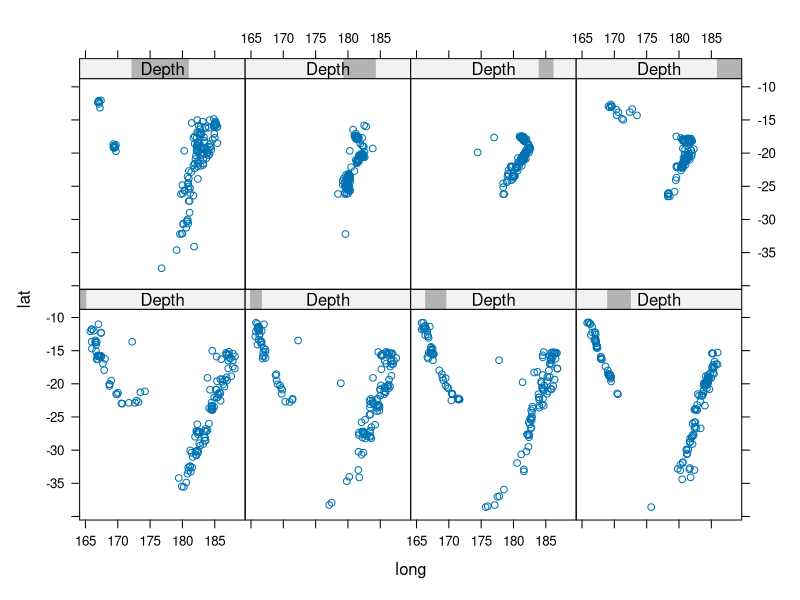
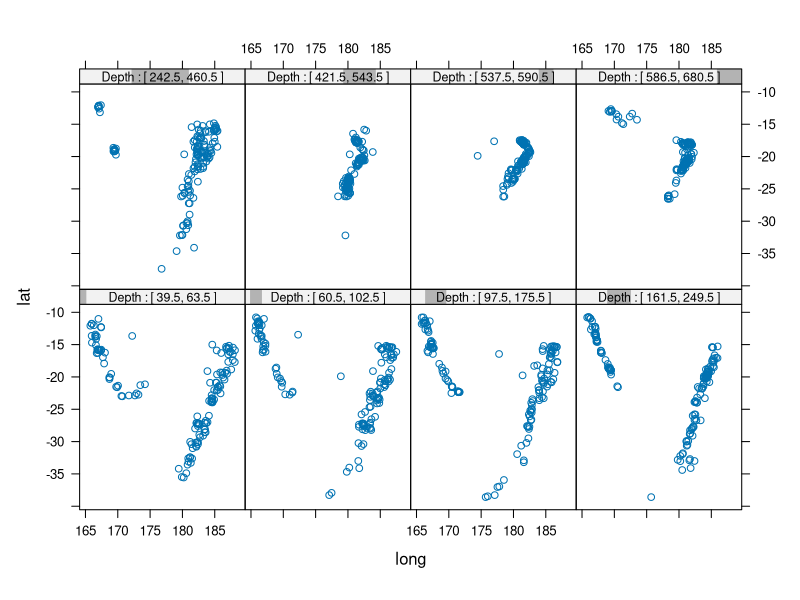
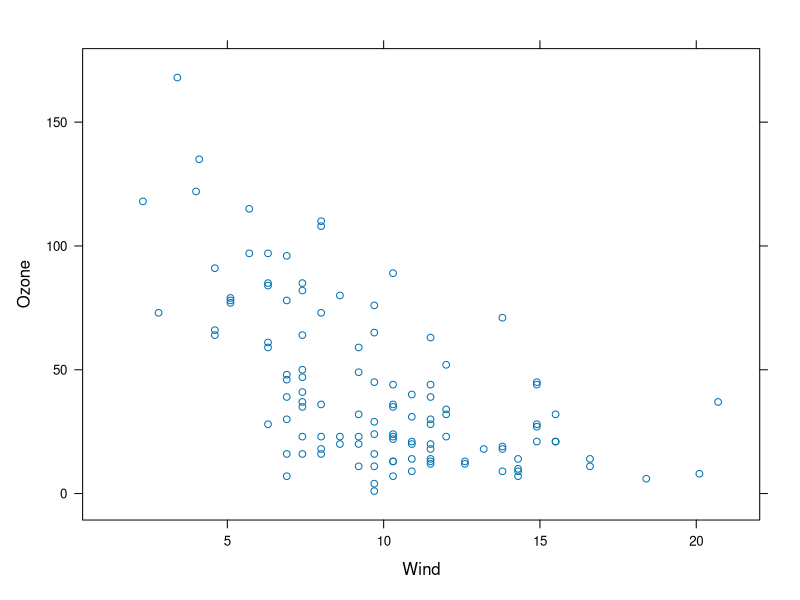
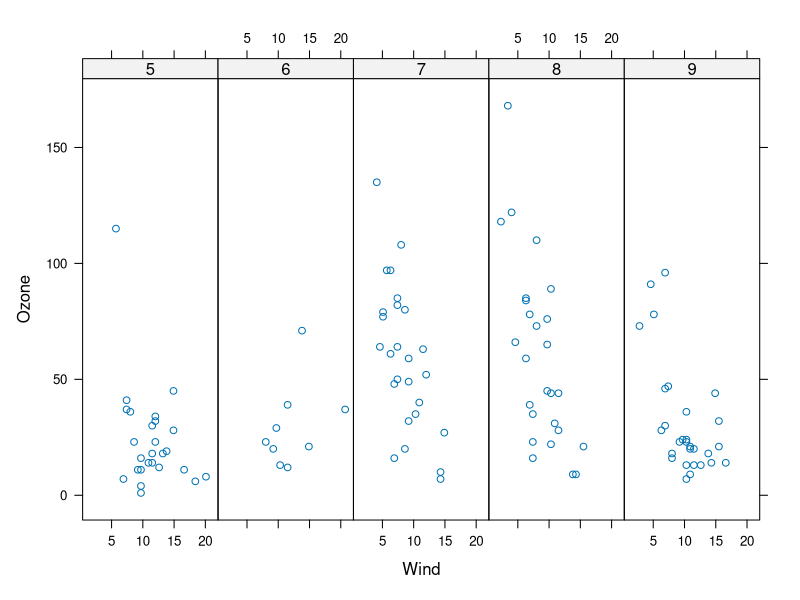
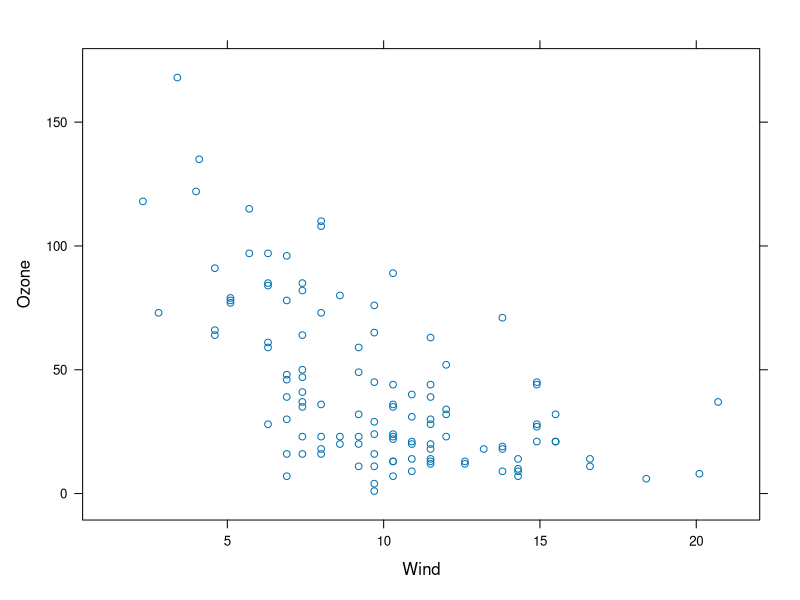
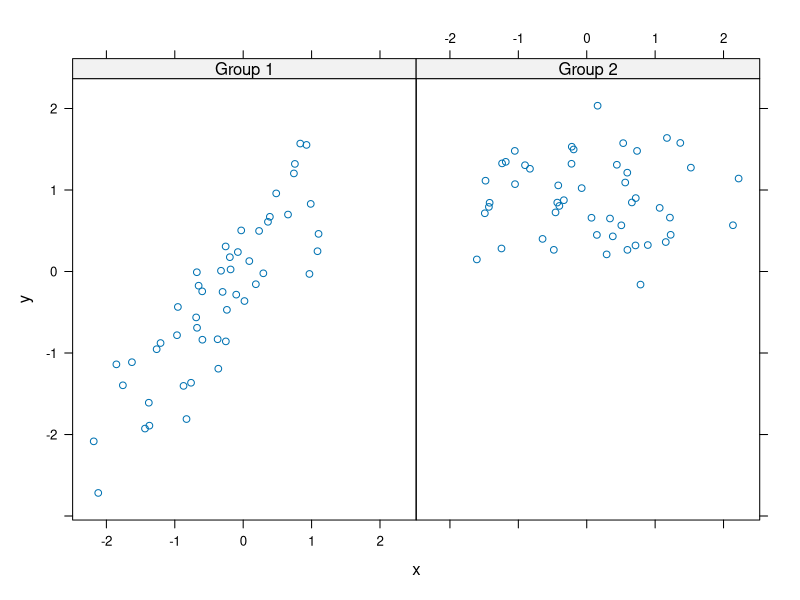
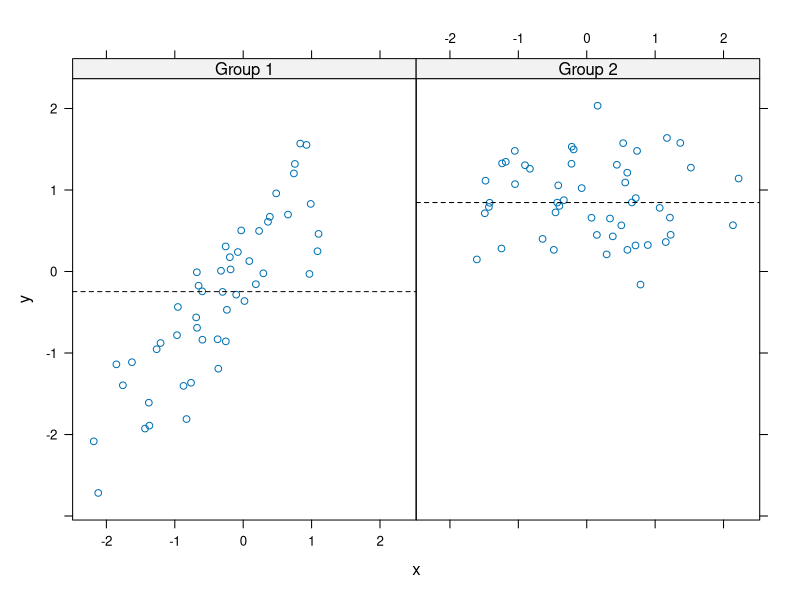
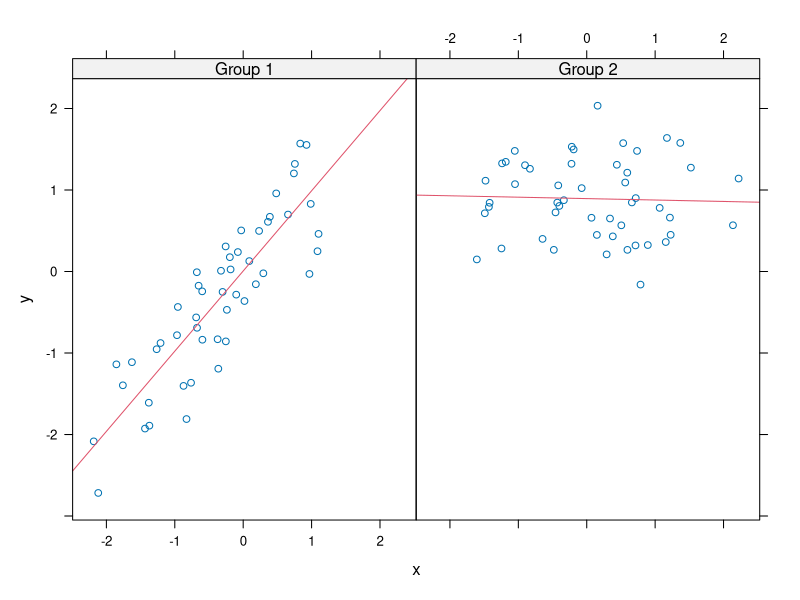

Write the R code that produced these figures, in order.

library(lattice)
?xyplot

require(stats)

## Tonga Trench Earthquakes

Depth <- equal.count(quakes$depth, number=8, overlap=.1)
xyplot(lat ~ long | Depth, data = quakes)
update(trellis.last.object(),
       strip = strip.custom(strip.names = TRUE, strip.levels = TRUE),
       par.strip.text = list(cex = 0.75),
       aspect = "iso")
       
library(datasets)
## Simple scatterplot
xyplot(Ozone ~ Wind, data = airquality)

## Convert 'Month' to a factor variable
airquality <- transform(airquality, Month = factor(Month))
xyplot(Ozone ~ Wind | Month, data = airquality, layout = c(5, 1))

##lattice works by making an object and autoprinting
p <- xyplot(Ozone ~ Wind, data = airquality)  ## Nothing happens!
print(p)  ## Plot appears

##lattive panel functionality
set.seed(10)
x <- rnorm(100)
f <- rep(0:1, each = 50)
y <- x + f - f * x + rnorm(100, sd = 0.5)
f <- factor(f, labels = c("Group 1", "Group 2"))
xyplot(y ~ x | f, layout = c(2, 1))  ## Plot with 2 panels
## Custom panel function
xyplot(y ~ x | f, panel = function(x, y, ...) {
    panel.xyplot(x, y, ...)  ## First call the default panel function for 'xyplot'
    panel.abline(h = median(y), lty = 2)  ## Add a horizontal line at the median
})

## Custom panel function
xyplot(y ~ x | f, panel = function(x, y, ...) {
    panel.xyplot(x, y, ...)  ## First call default panel function
    panel.lmline(x, y, col = 2)  ## Overlay a simple linear regression line
})

